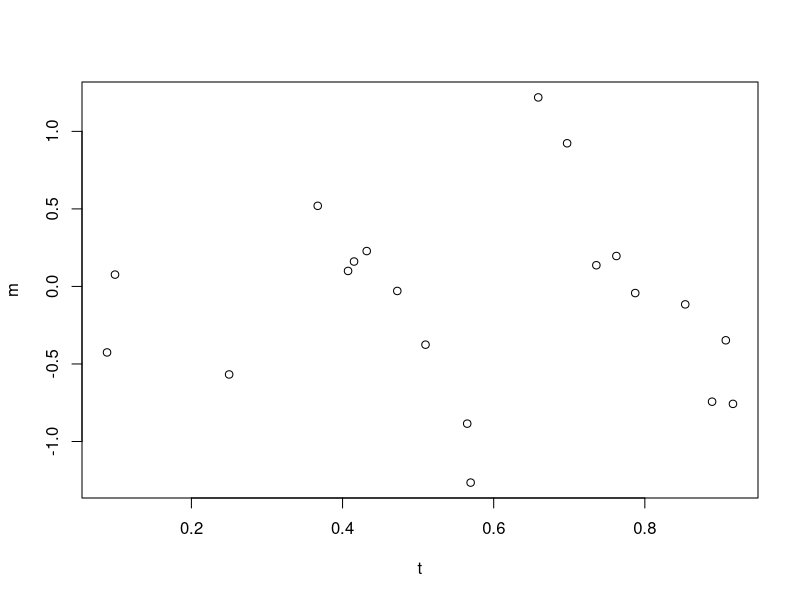
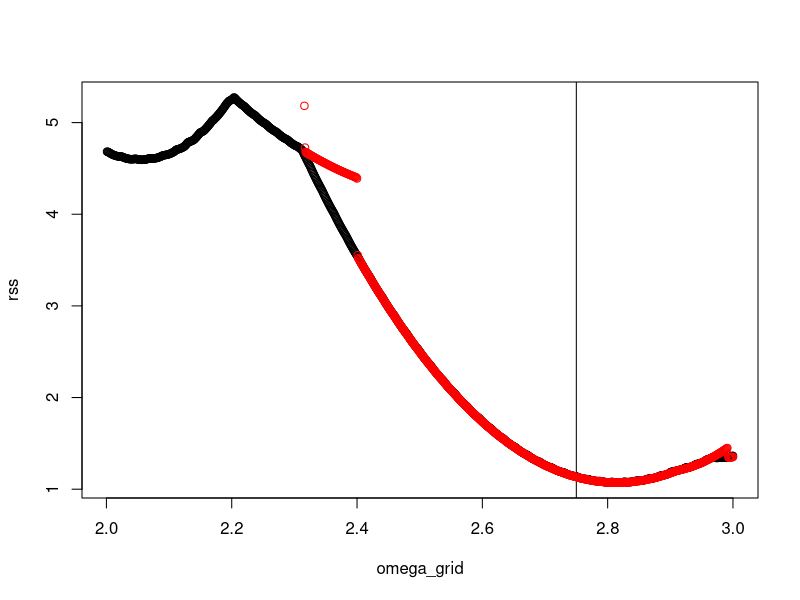

The R source for these figures, in order:
### compare newton method to grid search
### for estimating phase

rm(list=ls())
library(scales)

Saw <- function(t,cc=0.75){
    ## returns sawtooth evaluated at t
    t <- t %% 1
    return(((-2/cc)*t + 1)*(t < cc) + ((2/(1-cc))*t - (1+cc)/(1-cc))*(t >= cc))
}

SawPrime <- function(t,cc=0.75){
    ## returns derivative of sawtooth evaluated at t
    t <- t %% 1
    return((-2/cc)*(t < cc) + ((2/(1-cc))*(t >= cc)))
}

NewtonUpdate <- function(m,t,phi,omega){
    gp <- SawPrime(omega*t+phi)
    g <- Saw(omega*t+phi)
    del <- sum(gp*(g-m))
    h <- sum(gp*gp)
    ## del <- -2*sum(m*gp) + 2*sum(g*gp)
    ## h <- 2*sum(gp*gp)
    return((phi - h^{-1}*del) %% 1)
}

omega_grid <- (1:1000)/1000 + 2

## construct data
n <- 20
e.sd <- 0.25
t <- runif(n)
phi <- runif(1)
omega <- sample(omega_grid,1)
m <- Saw(omega*t+phi) + rnorm(n,mean=0,sd=e.sd)
plot(t,m)

## grid search to estimate omega and phase
N <- 100
phis_grid <- (0:(N-1))/N
rss <- rep(0,length(omega_grid))
tm <- proc.time()
for(ii in 1:length(omega_grid)){
    m.pred <- vapply(phis_grid,function(x){Saw(omega_grid[ii]*t+x)},rep(0,length(t)))
    rss[ii] <- min(colSums((m-m.pred)^2))
}
proc.time() - tm
plot(omega_grid,rss)
abline(v=omega,col="black")

#### Newton optimization
rss <- rep(0,length(omega_grid))
NN <- 1 ## number of Newton steps for each updated frequency
phi_temp <- runif(1) ## random initial phase
tm <- proc.time()
for(ii in 1:length(omega_grid)){
    for(jj in 1:NN){
        phi_temp <- NewtonUpdate(m,t,phi_temp,omega_grid[ii])
    }
    rss[ii] <- sum((Saw(omega_grid[ii]*t+phi_temp) - m)^2)
}
proc.time() - tm
points(omega_grid,rss,col='red')


